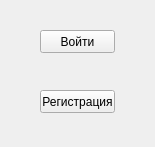
<?xml version="1.0" encoding="UTF-8"?>
<ui version="4.0">
 <class>Form</class>
 <widget class="QWidget" name="Form">
  <property name="geometry">
   <rect>
    <x>0</x>
    <y>0</y>
    <width>155</width>
    <height>147</height>
   </rect>
  </property>
  <property name="windowTitle">
   <string>Form</string>
  </property>
  <widget class="QPushButton" name="enter">
   <property name="geometry">
    <rect>
     <x>40</x>
     <y>30</y>
     <width>75</width>
     <height>23</height>
    </rect>
   </property>
   <property name="text">
    <string>Войти</string>
   </property>
  </widget>
  <widget class="QPushButton" name="registr">
   <property name="geometry">
    <rect>
     <x>40</x>
     <y>90</y>
     <width>75</width>
     <height>23</height>
    </rect>
   </property>
   <property name="text">
    <string>Регистрация</string>
   </property>
  </widget>
 </widget>
 <resources/>
 <connections/>
</ui>
